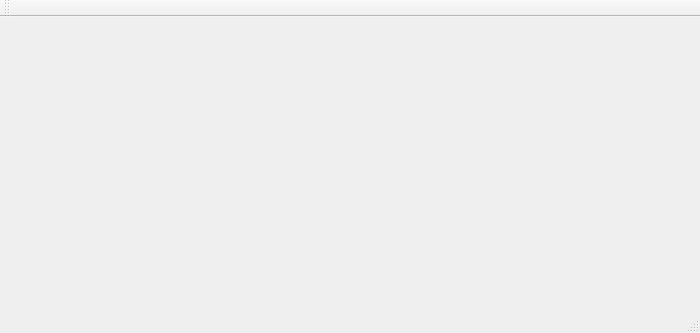
<?xml version="1.0" encoding="UTF-8"?>
<ui version="4.0">
 <class>MainWindow</class>
 <widget class="QMainWindow" name="MainWindow">
  <property name="geometry">
   <rect>
    <x>0</x>
    <y>0</y>
    <width>700</width>
    <height>333</height>
   </rect>
  </property>
  <property name="windowTitle">
   <string>GameLauncher</string>
  </property>
  <widget class="QWidget" name="centralWidget"/>
  <widget class="QMenuBar" name="menuBar">
   <property name="geometry">
    <rect>
     <x>0</x>
     <y>0</y>
     <width>700</width>
     <height>22</height>
    </rect>
   </property>
  </widget>
  <widget class="QToolBar" name="mainToolBar">
   <attribute name="toolBarArea">
    <enum>TopToolBarArea</enum>
   </attribute>
   <attribute name="toolBarBreak">
    <bool>false</bool>
   </attribute>
  </widget>
  <widget class="QStatusBar" name="statusBar"/>
 </widget>
 <layoutdefault spacing="6" margin="11"/>
 <resources/>
 <connections/>
</ui>
